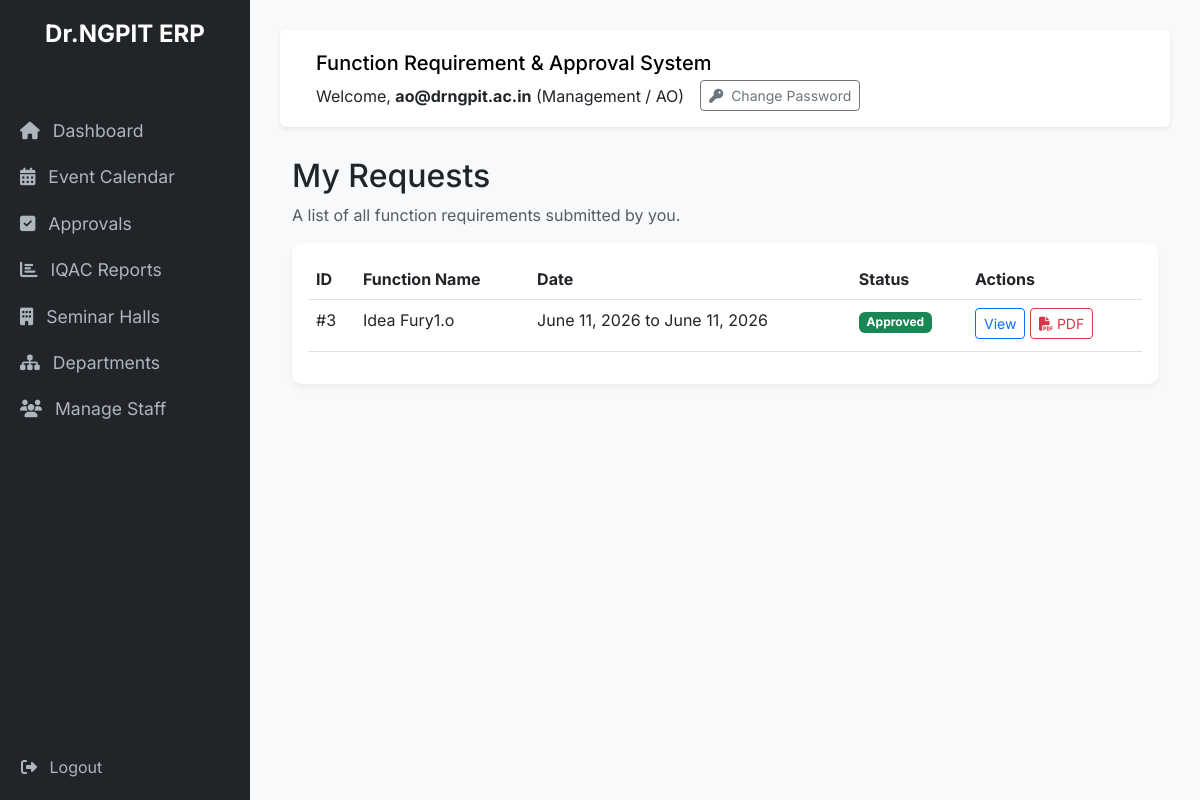
/requests/my-requests/ (signed in), run on an earlier commit of the app's database.
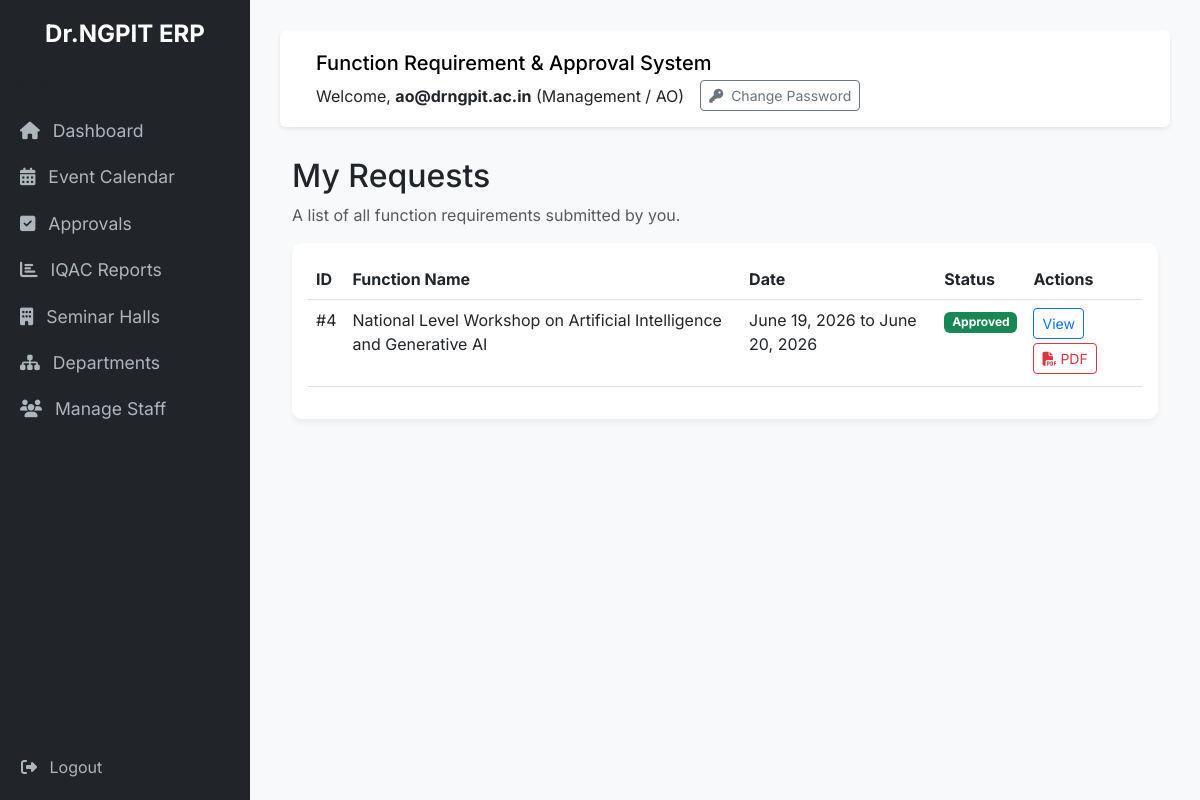
And on a later commit of the database.
### requests/models.py (models this page shows, shortened)
class FunctionRequest(models.Model):
    STATUS_CHOICES = (
        ('DRAFT', 'Draft'),
        ('PENDING_HOD', 'Pending HOD Approval'),
        ('PENDING_MANAGEMENT', 'Pending Management Approval'),
        ('PENDING_PRINCIPAL', 'Pending Principal Approval'),
        ('APPROVED', 'Approved'),
        ('REJECTED', 'Rejected'),
    )
    faculty = models.ForeignKey(Faculty, on_delete=models.CASCADE)
    department = models.ForeignKey(Department, on_delete=models.CASCADE)
    status = models.CharField(max_length=30, choices=STATUS_CHOICES, default='DRAFT')
    function_name = models.CharField(max_length=200)
    function_type = models.CharField(max_length=100)
    start_date = models.DateField(null=True, blank=True)
    end_date = models.DateField(null=True, blank=True)
    number_of_days = models.IntegerField(default=1)
    time_from = models.TimeField()
    time_to = models.TimeField()
    venue = models.ForeignKey(SeminarHall, on_delete=models.SET_NULL, null=True, blank=True)
    type_of_training = models.CharField(max_length=100, blank=True)
    number_of_students = models.IntegerField(default=0)
    class_name = models.CharField(max_length=100, blank=True)
    organizer_name = models.CharField(max_length=100)
    organizer_contact = models.CharField(max_length=20, blank=True)
    chief_guest_name = models.CharField(max_length=100, blank=True)
    chief_guest_designation = models.CharField(max_length=100, blank=True)
    chief_guest_organization = models.CharField(max_length=200, blank=True)
    @property
    def has_report(self):
        return hasattr(self, 'report')
    created_at = models.DateTimeField(auto_now_add=True)
    updated_at = models.DateTimeField(auto_now=True)

### requests/views.py (the view)
# urls.py: path('my-requests/', views.my_requests, name='my_requests'),
@login_required
def my_requests(request):
    if request.user.role == 'FACULTY':
        reqs = FunctionRequest.objects.filter(faculty__user=request.user).order_by('-created_at')
    elif request.user.role == 'HOD':
        reqs = FunctionRequest.objects.filter(department=request.user.hod_profile.department).order_by('-created_at')
    elif request.user.role in ['MANAGEMENT', 'PRINCIPAL', 'ADMIN']:
        from approvals.models import ApprovalLog
        approved_req_ids = ApprovalLog.objects.filter(
            approver=request.user,
            status='APPROVED'
        ).values_list('function_request_id', flat=True)
        reqs = FunctionRequest.objects.filter(id__in=approved_req_ids).order_by('-created_at')
    else:
        reqs = FunctionRequest.objects.none()
    return render(request, 'requests/my_requests.html', {'requests': reqs})

### templates/requests/my_requests.html (shortened to what this page needs)
{% extends 'base.html' %}
{% block content %}
<h2>My Requests</h2>
<p class="text-muted">A list of all function requirements submitted by you.</p>
<div class="card card-custom">
    <div class="card-body">
        <div class="table-responsive">
            <table class="table table-hover">
                <thead>
                <tr>
                    <th>ID</th>
                    <th>Function Name</th>
                    <th>Date</th>
                    <th>Status</th>
                    <th>Actions</th>
                </tr>
            </thead>
            <tbody>
                {% for req in requests %}
                <tr>
                    <td>#{{ req.id }}</td>
                    <td>{{ req.function_name }}</td>
                    <td>{{ req.start_date }}{% if req.end_date %} to {{ req.end_date }}{% endif %}</td>
                    <td>
                        <span class="badge
                            {% if req.status == 'APPROVED' %}bg-success
                            {% elif req.status == 'REJECTED' %}bg-danger
                            {% else %}bg-warning{% endif %}">
                            {{ req.get_status_display }}
                        </span>
                    </td>
                    <td>
                        <a href="{% url 'request_detail' req.id %}" class="btn btn-sm btn-outline-primary mb-1">View</a>
                        {% if req.status == 'APPROVED' %}
                            {% if req.has_report %}
                                {% if user.role in 'FACULTY,HOD,MANAGEMENT,PRINCIPAL,ADMIN' %}
                                <a href="{% url 'generate_iqac_pdf' req.id %}" class="btn btn-sm btn-outline-danger mb-1"><i class="fas fa-file-pdf"></i> PDF</a>
                                {% endif %}
                            {% endif %}
                        {% endif %}
                    </td>
                </tr>
                {% empty %}
                <tr>
                    <td colspan="5" class="text-center text-muted py-4">No requests found.</td>
                </tr>
                {% endfor %}
            </tbody>
            </table>
        </div>
    </div>
</div>
{% endblock %}

What changed in the data, as far as the page shows it:
removed FunctionRequest: id "3", function_name "Idea Fury1.o", start_date "June 11, 2026", end_date "June 11, 2026", status "Approved", shows "PDF"
added FunctionRequest: id "4", function_name "National Level Workshop on Artificial Intelligence and Generative AI", start_date "June 19, 2026", end_date "June 20, 2026", status "Approved", shows "PDF"
